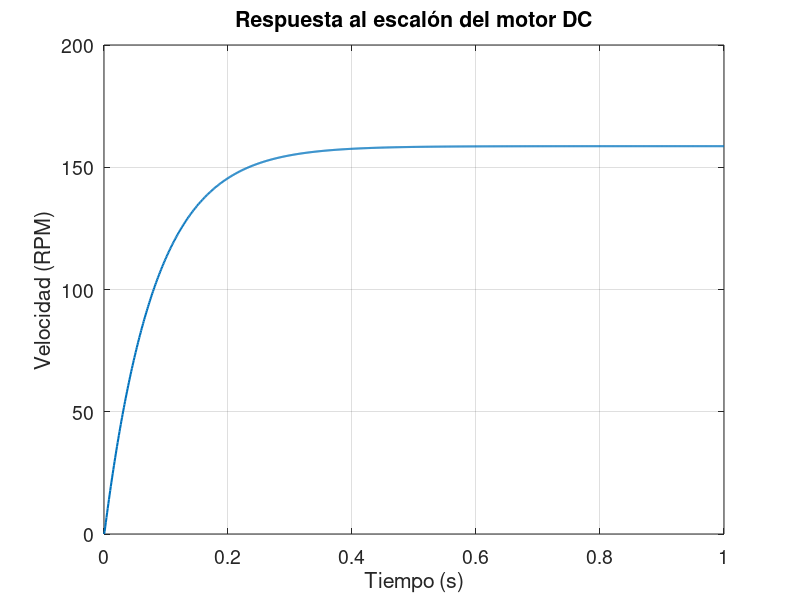

Write MATLAB code to recreate this figure. (Note: this script raises an error after producing the figure.)
clc; clear; close all;

% Parámetros motor DC ejemplo
R  = 8;         % Ohm
L  = 0.002;     % Henry
J  = 1.2e-5;    % kg*m^2
B  = 1e-4;      % Nm*s/rad
kb = 0.02;      % V*s/rad
km = 0.02;      % Nm/A 

% Función de transferencia: Omega(s)/V(s)
num = [km];
den = [L*J (R*J + L*B) (R*B + kb*km)];
G = tf(num, den);

% Tiempo de simulación
t = 0:0.001:1;

% Respuesta al impulso
[h, t_imp] = impulse(G, t);

% Obtener respuesta al escalón integrando el impulso
y_step = cumtrapz(t_imp, h);

% Convertir de rad/s a RPM
y_step_rpm = y_step * 60 / (2*pi);

% Gráfica
figure;
plot(t_imp, y_step_rpm, 'LineWidth', 1.5);
grid on;
xlabel('Tiempo (s)', 'FontSize', 16)
ylabel('Velocidad (RPM)', 'FontSize', 16)
title('Respuesta al escalón del motor DC', 'FontSize', 18)
set(gca, 'FontSize', 14)


% Mostrar valor final
omega_max = y_step_rpm(end);
yline(omega_max, '--r', sprintf('Velocidad de máxima: %.2f RPM', omega_max));

% Parámetros dinámicos principales
info = stepinfo(y_step, t_imp);

fprintf("Velocidad máxima: %.2f RPM\n", omega_max);
fprintf("Tiempo de subida: %.3f s\n", info.RiseTime);
fprintf("Tiempo de establecimiento: %.3f s\n", info.SettlingTime);
